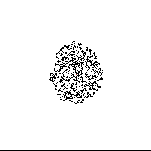
#> input picture day24/imgs/hextiles_036.png, 151 x 151 px
$ python makegif.py
#> lines starting #> are read from the running program, lines starting #| are printed output that depends on the picture
import os
from PIL import Image
import glob

datadir = "imgs/"
animgif = "tiles_anim.gif"

img, *imgs = [Image.open(f) for f in sorted(glob.glob("imgs/hextiles_*.png"))]
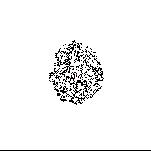
#> input picture day24/imgs/hextiles_037.png, 151 x 151 px
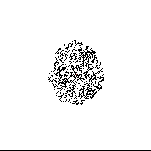
#> input picture day24/imgs/hextiles_038.png, 151 x 151 px
#> img is the input picture: PIL image 151x151 RGB; mean R, G, B 243.8, 243.8, 243.8
#> imgs = 2 items
img.save(fp=animgif, format='GIF', append_images=imgs, save_all=True, duration=40, loop=0)
